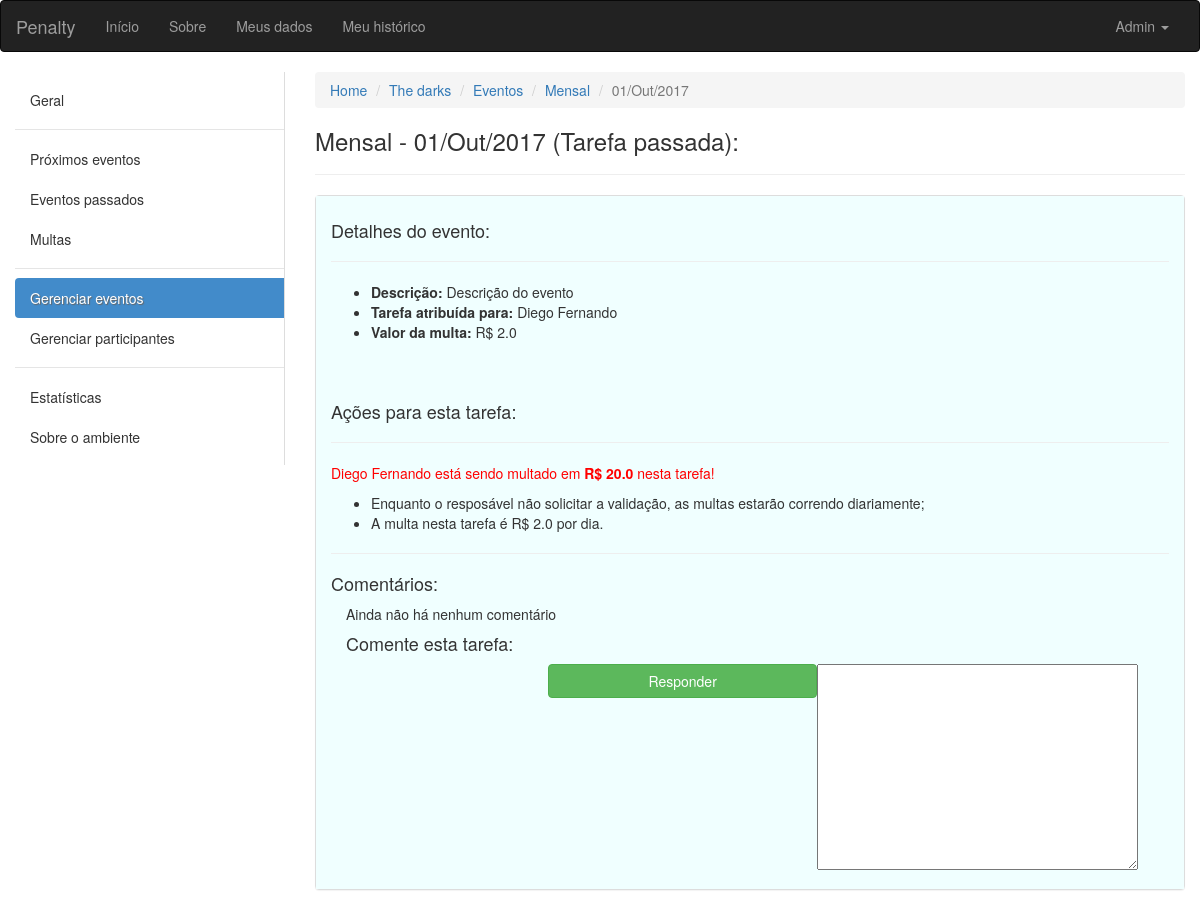
The app's page /ambiente/2/tarefa/20/ (signed in), older data.
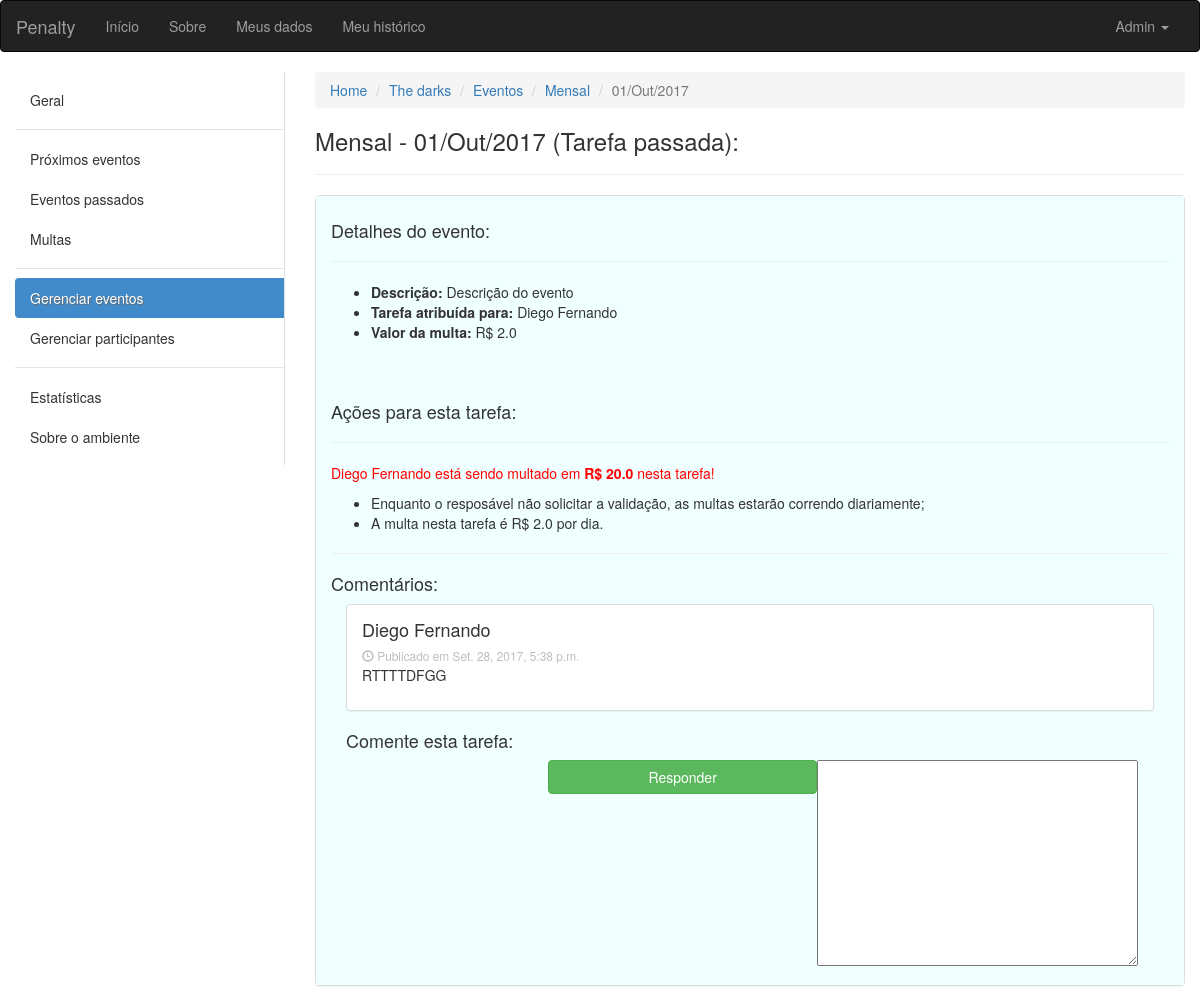
The same page, newer data.
### ambiente/models.py (models this page shows, shortened)
class ComentariosDeEventos(models.Model):
	usuario = models.ForeignKey(User, default=1)
	evento = models.ForeignKey(Evento)
	texto = RichTextUploadingField(config_name='texto')
	data = models.DateTimeField(default=timezone.now)

### ambiente/views.py (the view, shortened to what this page needs)
# urls.py: url(r'^(?P<pk>[0-9]+)/tarefa/(?P<pktarefa>[0-9]+)/$', views.tarefa, name='tarefa'),
def tarefa(request, pk, pktarefa):
	ambiente = get_object_or_404(Ambiente, pk=pk)
	get_object_or_404(ambiente.participantes, pk=request.user.pk)
	eventobj = get_object_or_404(Evento, pk=pktarefa)
	comentarios = ComentariosDeEventos.objects.filter(evento=eventobj)
	form = Comentarios(request.POST or None)
	return render(request, 'tarefa.html', {'ambiente':ambiente, 'tarefa':eventobj, 'coments':comentarios, 'form':form, 'regras':eventobj.action_rules(), 'multa':eventobj.multa_corrente()})

### ambiente/forms.py
class Comentarios(forms.ModelForm):
	class Meta:
		model = ComentariosDeEventos
		fields = ('texto',)

### ambiente/models.py (called while the page is built)
	def action_rules(self):
		if self.dia_evento > date.today():
			return False # Se a data do evento for futura não mostre botões
		elif self.solicitacao_de_validacao: # Se o responsável tiver solicitado...
			if self.momento_da_solicitacao.replace(day=self.momento_da_solicitacao.day + 2) > timezone.now():
				return 1 # Se houve solicitação, os outros usuários tem 2 dias a mais para refutar que o responsável não cumpriu com o dever
			return 2 # Passou os dois dias, tarefa validada
		else: # Se o responsável não tiver solicitado...
			if self.dia_evento == date.today():
				return 3 # Poderá solicitar cumprimento da tarefa
			elif self.dia_evento < date.today():
				return 4 # Multa está correndo

	def multa_corrente(self):
		if date.today() < self.dia_evento:
			return 0.0
		elif self.solicitacao_de_validacao:
			return self.valor_multa * (date(self.momento_da_solicitacao.year, self.momento_da_solicitacao.month, self.momento_da_solicitacao.day) - self.dia_evento).days
		else:
			return self.valor_multa * (date.today() - self.dia_evento).days

### ambiente/templates/tarefa.html (shortened to what the changed rows need)
{% extends "base.html" %}
{% load aux_tags %}
{% load staticfiles %}
{% block conteudo %}
<div class="container-fluid">
	<div class="row">
	<div class="col-sm-9">
		<div class="panel panel-default">
		  {% if tarefa.intervalo == "D" %}
	  	  	<div class="panel-body dias">
	  	  {% elif tarefa.intervalo == "S" %}
	  	  	<div class="panel-body semanas">
	  	  {% else %}
	  	    <div class="panel-body meses">
	  	  {% endif %}
		  	<br>
		  	<div class="col-xs-12">
				{% for com in coments %}
					<div class="panel panel-default">
						<div class="panel-body">
							<div class="media-body">
							    <h4 class="media-heading">{{ com.usuario.first_name }}</h4>
							    <small class="pCinza"><span class="glyphicon glyphicon-time"></span>
							  			Publicado em {{ com.data }}
							    </small>
							    <div class="fcc">{{ com.texto|safe}}</div>
							</div>
						</div>
					</div>
				{% empty %}
				<p>Ainda não há nenhum comentário</p>
				{% endfor %}
					<h4>Comente esta tarefa:</h4>
					<form method="post">
							{{ form.texto }}
						<button class="btn btn-success col-xs-4 col-xs-offset-3" type="submit">Responder</button>
					</form>
				</div>
		  </div>
		   </div>
		  </div>
	  </div>
	</div>
{% endblock conteudo %}

Row changes from the older to the newer data that the page shows:
added ComentariosDeEventos: usuario.first_name "Diego Fernando", data "Set. 28, 2017, 5:38 p.m.", texto "RTTTTDFGG"
Text that changed along with them:
text no longer shown: "Ainda não há nenhum comentário"
